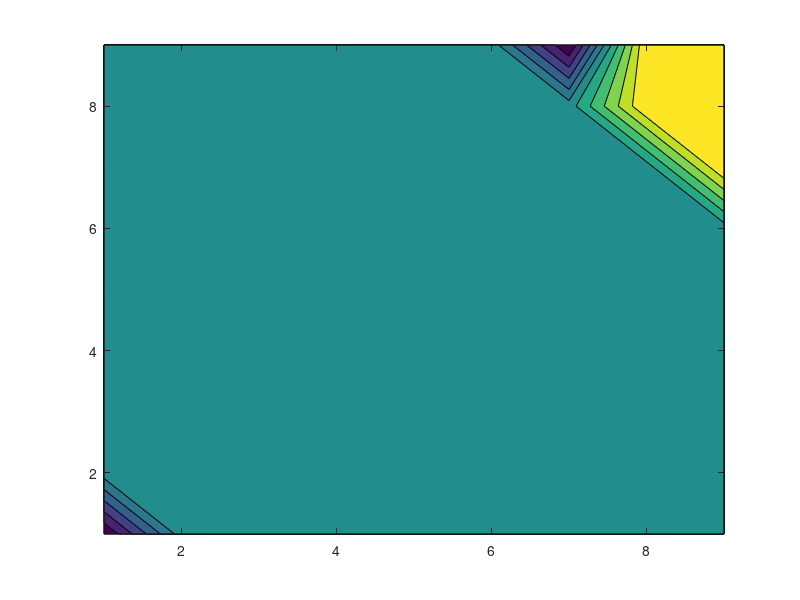

MATLAB code to generate this figure:
clear all
load u_vals.txt -ascii

N=81;
n=sqrt(N);
Psq = 9;
P = 3;
u = zeros(N,1);

for i=1:P
    
    u(i) = u_vals(i);
    u(i + P) = u_vals(i + Psq);
    u(i + 2*P) = u_vals(i + 2*Psq);
    u(i + 3*P) = u_vals(i + P);
    u(i + 4*P) = u_vals(i + P + Psq);
    u(i + 5*P) = u_vals(i + P + 2*Psq);
    u(i + 6*P) = u_vals(i + 2*P);
    u(i + 7*P) = u_vals(i + 2*P + Psq);
    u(i + 8*P) = u_vals(i + 2*P + 2*Psq);
    
    u(i + 9*P) = u_vals(3*Psq + i);
    u(i + 10*P) = u_vals(3*Psq + i + Psq);
    u(i + 11*P) = u_vals(3*Psq + i + 2*Psq);
    u(i + 12*P) = u_vals(3*Psq + i + P);
    u(i + 13*P) = u_vals(3*Psq + i + P + Psq);
    u(i + 14*P) = u_vals(3*Psq + i + P + 2*Psq);
    u(i + 15*P) = u_vals(3*Psq + i + 2*P);
    u(i + 16*P) = u_vals(3*Psq + i + 2*P + Psq);
    u(i + 17*P) = u_vals(3*Psq + i + 2*P + 2*Psq);
    
    u(i + 18*P) = u_vals(6*Psq + i);
    u(i + 19*P) = u_vals(6*Psq + i + Psq);
    u(i + 20*P) = u_vals(6*Psq + i + 2*Psq);
    u(i + 21*P) = u_vals(6*Psq + i + P);
    u(i + 22*P) = u_vals(6*Psq + i + P + Psq);
    u(i + 23*P) = u_vals(6*Psq + i + P + 2*Psq);
    u(i + 24*P) = u_vals(6*Psq + i + 2*P);
    u(i + 25*P) = u_vals(6*Psq + i + 2*P + Psq);
    u(i + 26*P) = u_vals(6*Psq + i + 2*P + 2*Psq);
    
end
U = reshape(u,n,n);
contourf(U);
